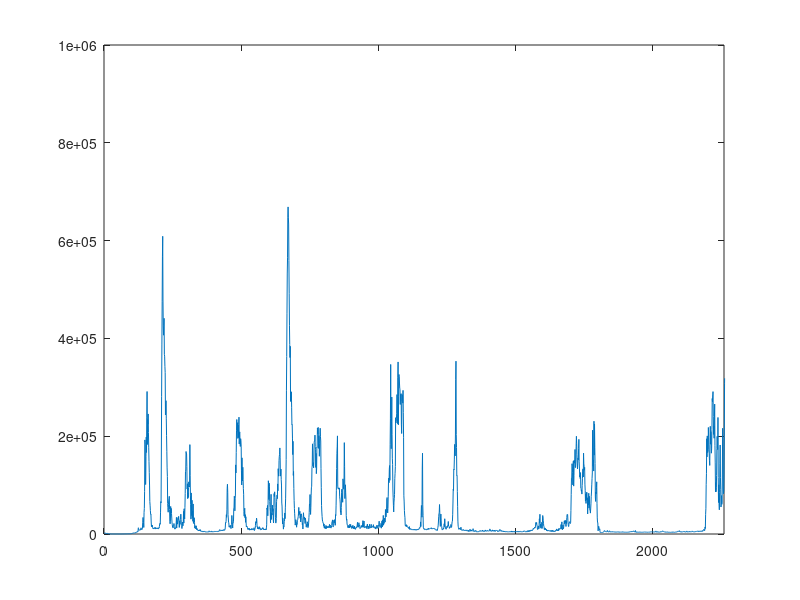
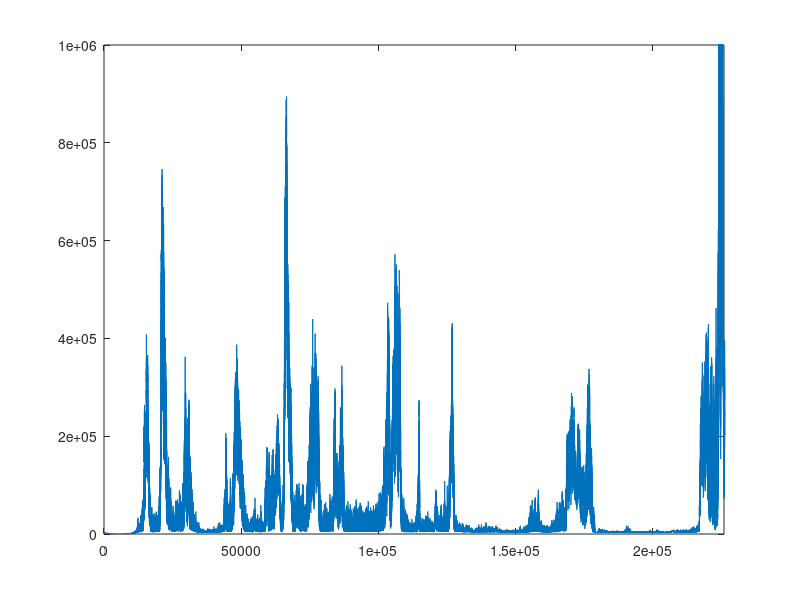

The MATLAB script that drew these images, in order:
% Power Received 

% Load in the powerArray array
% Average over every (100 ms)    -> (cant this be done with a convolution?)
    % Average in linear
    % Plot (in dB)

clear; close all;

stepSize = 100; % Milliseconds
    
    
load('powerArray.mat')

dataCount = length(powerArray);
averages = zeros(ceil(dataCount/stepSize),1);
saveIndex = 1;

for index = 1:(stepSize-1):(dataCount-stepSize)
    averages(saveIndex,1) = mean(powerArray(1,index:(index+stepSize-1)));
    saveIndex = saveIndex + 1;
end

%
%%

figure()
plot(averages)
xlim([0, 2260]);
ylim([0, 10e5]);

figure()
plot(powerArray)
xlim([0,226000]);
ylim([0, 10e5]);
